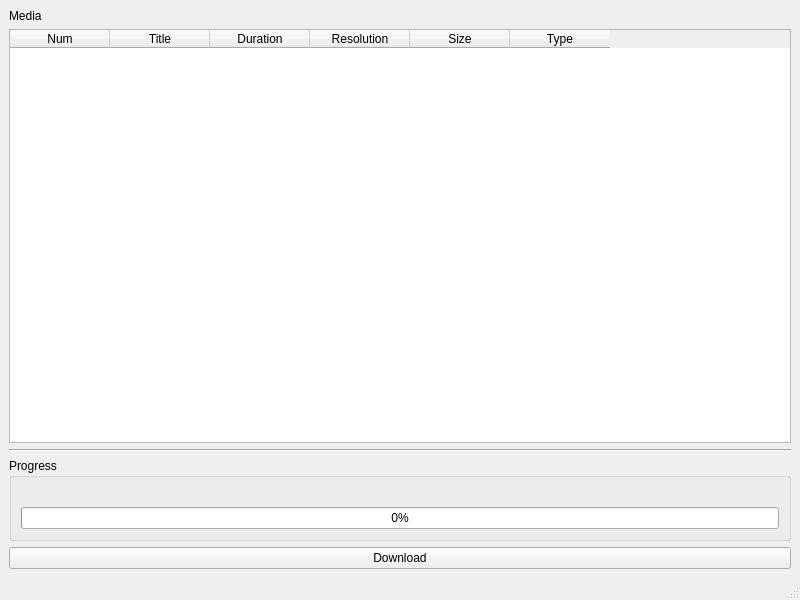
<?xml version="1.0" encoding="UTF-8"?>
<ui version="4.0">
 <class>MainWindow</class>
 <widget class="QMainWindow" name="MainWindow">
  <property name="geometry">
   <rect>
    <x>0</x>
    <y>0</y>
    <width>800</width>
    <height>600</height>
   </rect>
  </property>
  <property name="windowTitle">
   <string>Downloader</string>
  </property>
  <widget class="QWidget" name="centralwidget">
   <layout class="QGridLayout" name="gridLayout">
    <item row="0" column="0">
     <widget class="QLabel" name="mediaTitlelabel">
      <property name="text">
       <string>Media</string>
      </property>
     </widget>
    </item>
    <item row="3" column="0">
     <widget class="QGroupBox" name="groupBox">
      <property name="title">
       <string>Progress</string>
      </property>
      <layout class="QGridLayout" name="gridLayout_2">
       <item row="1" column="0">
        <widget class="QProgressBar" name="dlProgresBar">
         <property name="value">
          <number>0</number>
         </property>
        </widget>
       </item>
       <item row="0" column="0">
        <widget class="QLabel" name="currentFileNameLabel">
         <property name="text">
          <string/>
         </property>
        </widget>
       </item>
      </layout>
     </widget>
    </item>
    <item row="1" column="0">
     <widget class="QTableWidget" name="tableWidget">
      <column>
       <property name="text">
        <string>Num</string>
       </property>
      </column>
      <column>
       <property name="text">
        <string>Title</string>
       </property>
      </column>
      <column>
       <property name="text">
        <string>Duration</string>
       </property>
      </column>
      <column>
       <property name="text">
        <string>Resolution</string>
       </property>
      </column>
      <column>
       <property name="text">
        <string>Size</string>
       </property>
      </column>
      <column>
       <property name="text">
        <string>Type</string>
       </property>
      </column>
     </widget>
    </item>
    <item row="2" column="0">
     <widget class="Line" name="line">
      <property name="orientation">
       <enum>Qt::Orientation::Horizontal</enum>
      </property>
     </widget>
    </item>
    <item row="4" column="0">
     <widget class="QPushButton" name="dlButton">
      <property name="text">
       <string>Download</string>
      </property>
     </widget>
    </item>
   </layout>
  </widget>
  <widget class="QMenuBar" name="menubar">
   <property name="geometry">
    <rect>
     <x>0</x>
     <y>0</y>
     <width>800</width>
     <height>20</height>
    </rect>
   </property>
  </widget>
  <widget class="QStatusBar" name="statusbar"/>
 </widget>
 <resources/>
 <connections/>
</ui>
